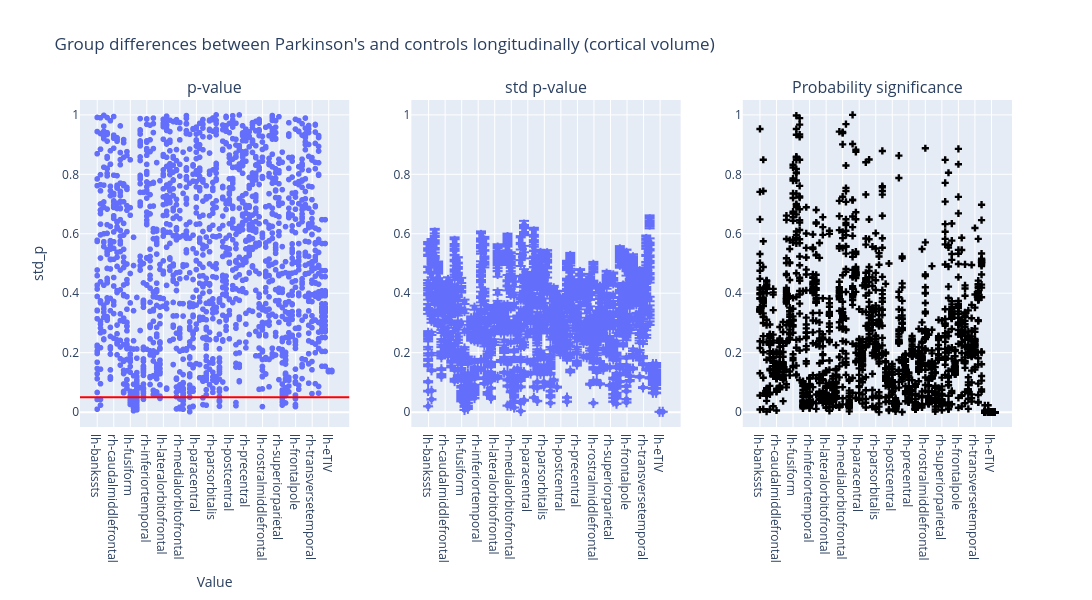

Source (notebook cell):
### Code cell
plot_dumbbell(
    ancova_longitudinal_volume,
    "Group differences between Parkinson's and controls longitudinally (cortical volume)",
)

### Figure 1 — Plotly figure (JSON) as saved in the notebook; plotly's stock layout.template omitted (floating-point values rounded to 4 significant figures; data arrays with more than 128 entries replaced by an {"elided": "..."} marker saying what was removed)
{"data": [{"hovertemplate": "region=%{x}<br>p_value=%{y}<extra></extra>", "legendgroup": "", "marker": {"color": "#636efa", "symbol": "circle"}, "mode": "markers", "name": "", "showlegend": false, "type": "scattergl", "x": {"elided": "1872 str values"}, "xaxis": "x", "y": {"elided": "1872 float values"}, "yaxis": "y"}, {"error_y": {"array": {"elided": "1872 float values"}, "arrayminus": {"elided": "1872 float values"}}, "hovertemplate": "region=%{x}<br>std_p=%{y}<extra></extra>", "legendgroup": "", "marker": {"color": "#636efa", "symbol": "circle"}, "mode": "markers", "name": "", "showlegend": false, "type": "scattergl", "x": {"elided": "1872 str values"}, "xaxis": "x2", "y": {"elided": "1872 float values"}, "yaxis": "y2"}, {"marker": {"color": "black", "symbol": "cross"}, "mode": "markers", "name": "Flip probability", "showlegend": false, "type": "scatter", "x": {"elided": "1872 str values"}, "xaxis": "x3", "y": {"elided": "1872 float values"}, "yaxis": "y3"}], "layout": {"annotations": [{"font": {"size": 16}, "showarrow": false, "text": "p-value", "x": 0.1444, "xanchor": "center", "xref": "paper", "y": 1, "yanchor": "bottom", "yref": "paper"}, {"font": {"size": 16}, "showarrow": false, "text": "std p-value", "x": 0.5, "xanchor": "center", "xref": "paper", "y": 1, "yanchor": "bottom", "yref": "paper"}, {"font": {"size": 16}, "showarrow": false, "text": "Probability significance", "x": 0.8556, "xanchor": "center", "xref": "paper", "y": 1, "yanchor": "bottom", "yref": "paper"}], "height": 600, "hovermode": "closest", "shapes": [{"line": {"color": "red", "width": 2}, "type": "line", "x0": 0, "x1": 1, "xref": "x domain", "y0": 0.05, "y1": 0.05, "yref": "y"}], "title": {"text": "Group differences between Parkinson's and controls longitudinally (cortical volume)"}, "width": 1400, "xaxis": {"anchor": "y", "domain": [0, 0.2889], "title": {"text": "Value"}}, "xaxis2": {"anchor": "y2", "domain": [0.3556, 0.6444]}, "xaxis3": {"anchor": "y3", "domain": [0.7111, 1]}, "yaxis": {"anchor": "x", "domain": [0, 1], "range": [-0.05, 1.05], "title": {"text": "std_p"}}, "yaxis2": {"anchor": "x2", "domain": [0, 1], "range": [-0.05, 1.05]}, "yaxis3": {"anchor": "x3", "domain": [0, 1], "range": [-0.05, 1.05]}}}
